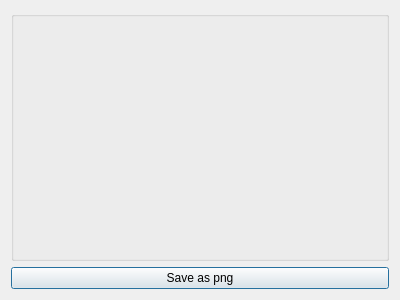
<?xml version="1.0" encoding="UTF-8"?>
<ui version="4.0">
 <class>MrsPointPlot</class>
 <widget class="QDialog" name="MrsPointPlot">
  <property name="geometry">
   <rect>
    <x>0</x>
    <y>0</y>
    <width>400</width>
    <height>300</height>
   </rect>
  </property>
  <property name="windowTitle">
   <string>PointPlot - Beta version</string>
  </property>
  <layout class="QGridLayout" name="gridLayout_2">
   <item row="0" column="0">
    <layout class="QGridLayout" name="mainLayout">
     <item row="0" column="0">
      <widget class="QGroupBox" name="groupBox">
       <property name="title">
        <string/>
       </property>
       <layout class="QGridLayout" name="gridLayout">
        <item row="0" column="0">
         <layout class="QVBoxLayout" name="point_vbox"/>
        </item>
       </layout>
      </widget>
     </item>
     <item row="1" column="0">
      <widget class="QPushButton" name="saveButton">
       <property name="text">
        <string>Save as png</string>
       </property>
      </widget>
     </item>
    </layout>
   </item>
  </layout>
 </widget>
 <resources/>
 <connections/>
</ui>
